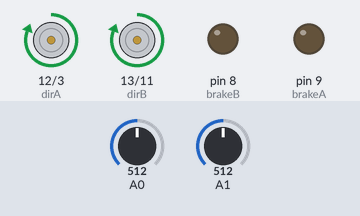
Bench run of a sketch on a simulated Arduino Uno, built with avr-gcc and run on an emulated ATmega328P. On the bench: direction and speed pins drawn as motors (green arrow = direction pin HIGH = forward, orange = LOW = backward, longer = more drive), output pins drawn as LEDs (lit = HIGH). Inputs (shaded band) come from the test bench; at power-on: A0 = 512, A1 = 512. What the sketch prints to the serial monitor is not drawn.

Above: at 0.5 s.
Timing chart, 0 to 4.6 s (numbered marks = the images above):
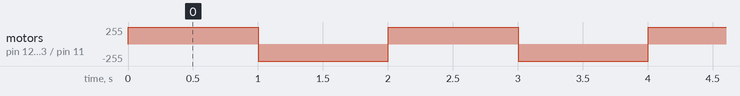

The sketch:

DCMotor.ino
```cpp
/*
 Motor Shield: DC Motor
 By Zevensuy Rodriguez

 This example is setup for 2 DC Motor.

 This is the basic pin setup for the motor shield.

 Channel A
 Direction: Digital Pin 12
 PWM: Digital Pin 3
 Brake: Digital Pin 9
 Current Sense: Analog Pin A0

 Channel B
 Direction: Digital Pin 13
 PWM: Digital Pin 11
 Brake: Digital Pin 8
 Current Sense: Analog Pin A1
 */


//Channel A Setup
const int pwmA = 3;
const int brakeA = 9;
const int dirA = 12;


//Channel B Setup
const int pwmB = 11;
const int brakeB = 8;
const int dirB = 13;


void setup() {
  Serial.begin(9600);
  //Channel A Setup
  pinMode(pwmA, OUTPUT);
  pinMode(brakeA, OUTPUT);
  pinMode(dirA, OUTPUT);

  //Channel B Setup
  pinMode(pwmB, OUTPUT);
  pinMode(brakeB, OUTPUT);
  pinMode(dirB, OUTPUT);

}

void loop() {

  int channelA = analogRead(A0);
  int channelB = analogRead(A1);

  Serial.println("Current of channel A is: " + String(channelA));
  Serial.println("Current of channel B is: " + String(channelB));

  //Channel A
  //Direction: Clockwise, Brake: OFF
  digitalWrite(pwmA, HIGH);
  digitalWrite(brakeA, LOW);
  digitalWrite(dirA, HIGH);

  //Channel B
  //Direction: Clockwise, Brake: OFF
  digitalWrite(pwmB, HIGH);
  digitalWrite(brakeB, LOW);
  digitalWrite(dirB, HIGH);

  delay(1000);

  //Channel A
  //Direction: Counter-Clockwise, Brake: OFF
  digitalWrite(pwmA, HIGH);
  digitalWrite(brakeA, LOW);
  digitalWrite(dirA, LOW);

  //Channel B
  //Direction: Counter-Clockwise, Brake: OFF
  digitalWrite(pwmB, HIGH);
  digitalWrite(brakeB, LOW);
  digitalWrite(dirB, LOW);

  delay(1000);

}
```

Measured:
- by itself, motor on pin 12 (dirA) / pin 3 (pwmA), motor on pin 13 (dirB) / pin 11 (pwmB): alternates forward 255/255 for 1.0 s and backward 255/255 for 1.0 s
